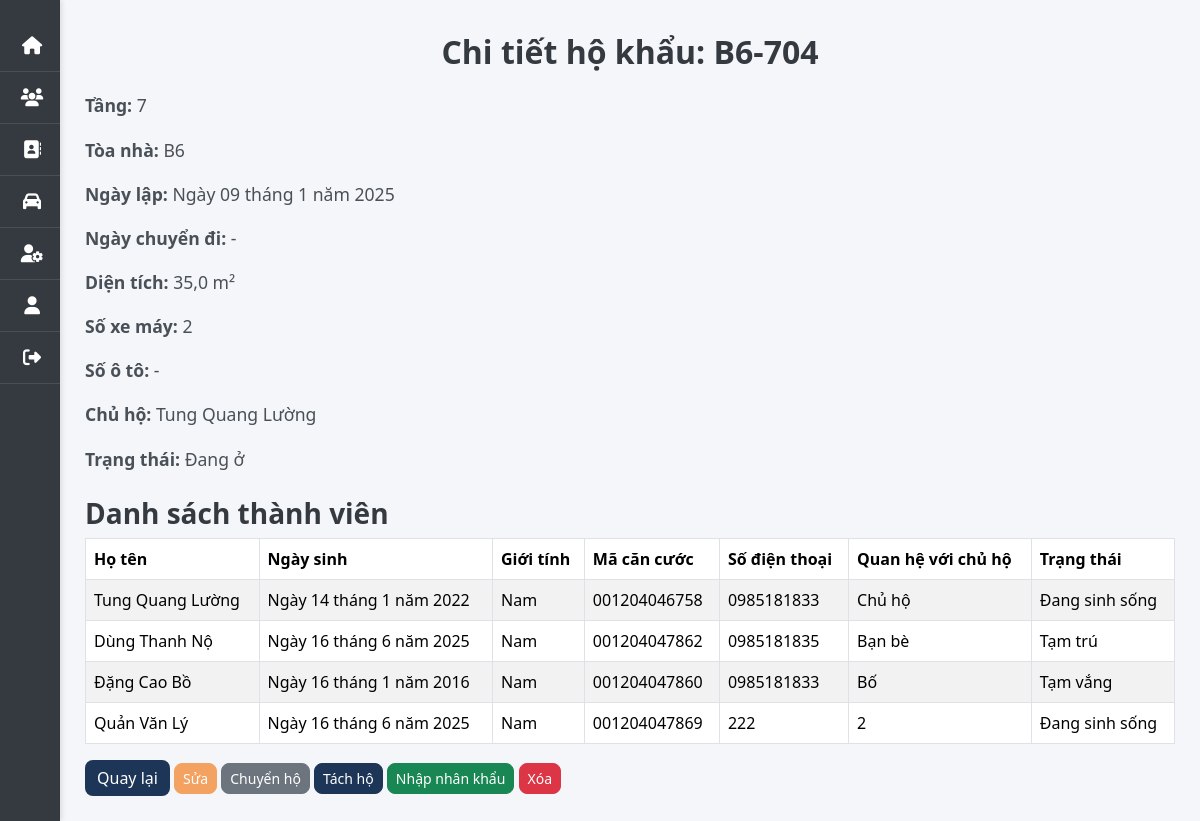
Page /quanly/ho-khau/10/ (signed in) on the committed database.
### apartment_management/models.py (models this page shows, shortened)
class HoKhau(models.Model):
    TRANG_THAI_CHOICES = [
        ('Đang ở', 'Đang ở'),
        ('Đã rời đi', 'Đã rời đi'),
    ]
    so_can_ho = models.CharField(max_length=10)
    tang = models.IntegerField()
    toa_nha = models.CharField(max_length=30)
    ngay_lap = models.DateField(null=True, blank=True)
    ngay_chuyen_di = models.DateField(null=True, blank=True)
    dien_tich = models.FloatField(null=True, blank=True)
    so_xe_may = models.IntegerField(null=True, blank=True)
    so_o_to = models.IntegerField(null=True, blank=True)
    chu_ho = models.ForeignKey('NhanKhau', on_delete=models.SET_NULL, null=True, blank=True, related_name='chu_ho_cua_ho_khau')
    trang_thai = models.CharField(max_length=20, choices=TRANG_THAI_CHOICES)

class NhanKhau(models.Model):
    GIOI_TINH_CHOICES = [('Nam', 'Nam'), ('Nữ', 'Nữ')]
    TRANG_THAI_CHOICES = [
        ('Đang sinh sống', 'Đang sinh sống'),
        ('Đã chuyển đi', 'Đã chuyển đi'),
        ('Đã qua đời', 'Đã qua đời'),
    ]
    ho_khau = models.ForeignKey(HoKhau, on_delete=models.CASCADE)
    ho_ten = models.CharField(max_length=100)
    ngay_sinh = models.DateField()
    gioi_tinh = models.CharField(max_length=3, choices=GIOI_TINH_CHOICES)
    ma_can_cuoc = models.CharField(max_length=15, unique=True)
    so_dien_thoai = models.CharField(max_length=15)
    trang_thai = models.CharField(max_length=20, choices=TRANG_THAI_CHOICES, default='Đang sinh sống')
    thoi_gian_chuyen_den = models.DateField()
    thoi_gian_chuyen_di = models.DateField(null=True, blank=True)
    quan_he_voi_chu_ho = models.CharField(max_length=30, null=True, blank=True)

### apartment_management/views/quanly_views/hokhau_views.py (the view)
# urls.py: path('quanly/ho-khau/<int:ho_id>/', hokhau_views.chitiet_hokhau, name='chitiet_hokhau'),
@login_required
@role_required('Quản lý')
def chitiet_hokhau(request, ho_id):
    ho = get_object_or_404(HoKhau, id=ho_id)
    thanh_vien_list = ho.nhankhau_set.all()
    return render(request, 'quanly/hokhau/chitiet_hokhau.html', {
        'ho': ho,
        'thanh_vien_list': thanh_vien_list,
    })

### apartment_management/views/nguoidung_views.py (called while the page is built)
def role_required(required_role):
    def decorator(view_func):
        @wraps(view_func)
        def _wrapped_view(request, *args, **kwargs):
            if request.user.is_authenticated:
                nguoi_dung = getattr(request.user, 'nguoidung', None)
                if nguoi_dung and nguoi_dung.vai_tro == required_role:
                    return view_func(request, *args, **kwargs)
            return redirect('login')
        return _wrapped_view
    return decorator

### apartment_management/templates/quanly/hokhau/chitiet_hokhau.html (shortened to what this page needs)
{% extends 'quanly/quanly_base.html' %}
{% load static %}
{% block content %}
<h2>Chi tiết hộ khẩu: {{ ho.so_can_ho }}</h2>
<div class="mb-4">
    <p><strong>Tầng:</strong> {{ ho.tang }}</p>
    <p><strong>Tòa nhà:</strong> {{ ho.toa_nha }}</p>
    <p><strong>Ngày lập:</strong> {{ ho.ngay_lap }}</p>
    <p><strong>Ngày chuyển đi:</strong> {{ ho.ngay_chuyen_di|default:"-" }}</p>
    <p><strong>Diện tích:</strong> {{ ho.dien_tich|default:"-" }} m²</p>
    <p><strong>Số xe máy:</strong> {{ ho.so_xe_may|default:"-" }}</p>
    <p><strong>Số ô tô:</strong> {{ ho.so_o_to|default:"-" }}</p>
    <p><strong>Chủ hộ:</strong> {% if ho.chu_ho %}{{ ho.chu_ho.ho_ten }}{% else %}Chưa có{% endif %}</p>
    <p><strong>Trạng thái:</strong> {{ ho.trang_thai }}</p>
</div>
<h3>Danh sách thành viên</h3>
<table class="table table-bordered table-striped">
    <thead>
        <tr>
            <th>Họ tên</th>
            <th>Ngày sinh</th>
            <th>Giới tính</th>
            <th>Mã căn cước</th>
            <th>Số điện thoại</th>
            <th>Quan hệ với chủ hộ</th>
            <th>Trạng thái</th>
        </tr>
    </thead>
    <tbody>
        {% for tv in thanh_vien_list %}
        <tr>
            <td>{{ tv.ho_ten }}</td>
            <td>{{ tv.ngay_sinh }}</td>
            <td>{{ tv.gioi_tinh }}</td>
            <td>{{ tv.ma_can_cuoc }}</td>
            <td>{{ tv.so_dien_thoai }}</td>
            <td>{{ tv.quan_he_voi_chu_ho }}</td>
            <td>{{ tv.trang_thai }}</td>
        </tr>
        {% empty %}
        <tr>
            <td colspan="6" class="text-center">Không có thành viên nào.</td>
        </tr>
        {% endfor %}
    </tbody>
</table>
<a href="{% url 'quanly_hokhau' %}" class="btn btn-info">Quay lại</a>
<a href="{% url 'sua_hokhau' ho.id %}" class="btn btn-warning btn-sm">Sửa</a>
<a href="{% url 'chuyen_hokhau' ho.id %}" class="btn btn-secondary btn-sm">Chuyển hộ</a>
<a href="{% url 'tach_hokhau' ho.id %}" class="btn btn-primary btn-sm">Tách hộ</a>
<a href="{% url 'nhap_hokhau' ho.id %}" class="btn btn-success btn-sm">Nhập nhân khẩu</a>
<a href="#" class="btn btn-danger btn-sm"
    onclick="if(confirm('Bạn chắc chắn muốn xóa?')) { document.getElementById('xoa-form-{{ ho.id }}').submit(); }">Xóa</a>
{% endblock %}

### apartment_management/static/css/style.css (style rules this page uses)
body { font-family: 'Segoe UI', Tahoma, Geneva, Verdana, sans-serif; margin: 0; padding: 0; background-color: #f4f6f9; color: #495057; }
h1, h2, h3, h4 { font-weight: 600; color: #343a40; }
p { font-size: 1.1rem; line-height: 1.6; }
.btn { border-radius: 8px; font-weight: 500; }
.btn-primary { background-color: #1d3557; border-color: #1d3557; color: white; transition: background-color 0.3s, transform 0.2s ease-in-out; }
.btn-warning { background-color: #f4a261; border-color: #f4a261; color: white; transition: background-color 0.3s, transform 0.2s ease-in-out; }
.btn-secondary { background-color: #6c757d; border-color: #6c757d; color: white; transition: background-color 0.3s, transform 0.2s ease-in-out; }
.btn-info { background-color: #1d3557; color: white; border: none; transition: background-color 0.3s, transform 0.2s ease-in-out; }
h2 { text-align: center; font-size: 2rem; margin-bottom: 20px; color: #343a40; }

### rows in the picture
HoKhau: so_can_ho "B6-704", tang "7", toa_nha "B6", ngay_lap "Ngày 09 tháng 1 năm 2025", ngay_chuyen_di "-", dien_tich "35,0", so_xe_may "2", so_o_to "-", chu_ho.ho_ten "Tung Quang Lường", trang_thai "Đang ở"
NhanKhau: ho_ten "Tung Quang Lường", ngay_sinh "Ngày 14 tháng 1 năm 2022", gioi_tinh "Nam", ma_can_cuoc "001204046758", so_dien_thoai "0985181833", quan_he_voi_chu_ho "Chủ hộ", trang_thai "Đang sinh sống"
NhanKhau: ho_ten "Dùng Thanh Nộ", ngay_sinh "Ngày 16 tháng 6 năm 2025", gioi_tinh "Nam", ma_can_cuoc "001204047862", so_dien_thoai "0985181835", quan_he_voi_chu_ho "Bạn bè", trang_thai "Tạm trú"
NhanKhau: ho_ten "Đặng Cao Bồ", ngay_sinh "Ngày 16 tháng 1 năm 2016", gioi_tinh "Nam", ma_can_cuoc "001204047860", so_dien_thoai "0985181833", quan_he_voi_chu_ho "Bố", trang_thai "Tạm vắng"
NhanKhau: ho_ten "Quản Văn Lý", ngay_sinh "Ngày 16 tháng 6 năm 2025", gioi_tinh "Nam", ma_can_cuoc "001204047869", so_dien_thoai "222", quan_he_voi_chu_ho "2", trang_thai "Đang sinh sống"
